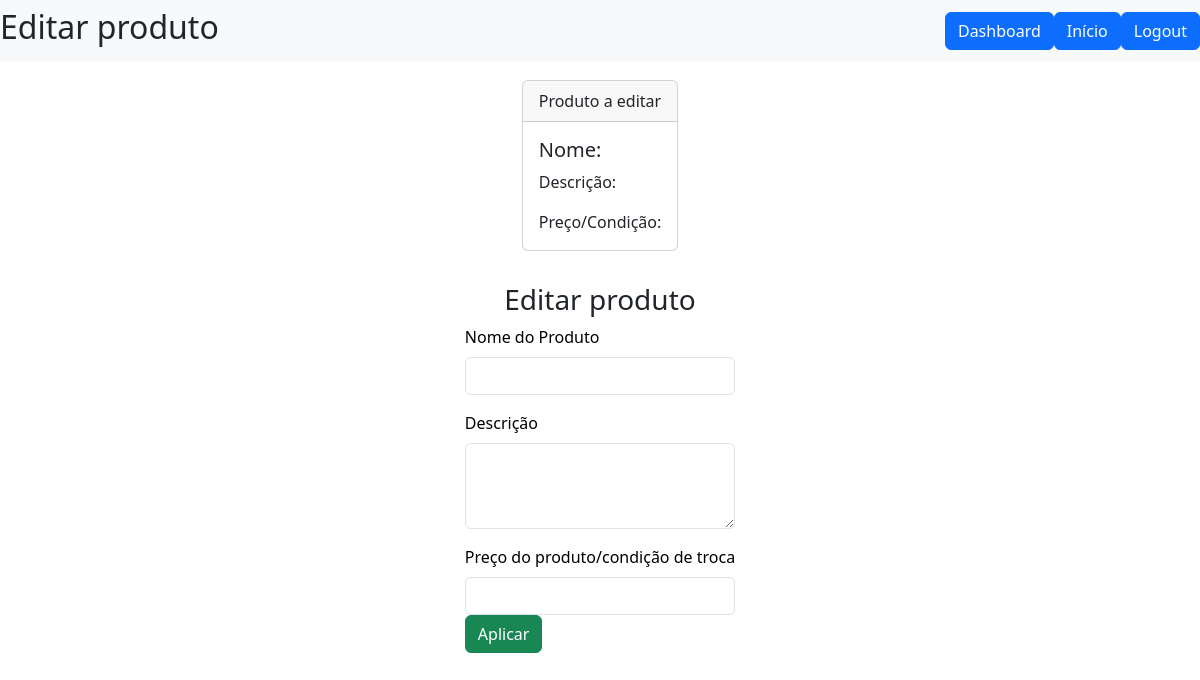
Page /produtos/editar?product_id=7 (signed in) on the earlier database version.
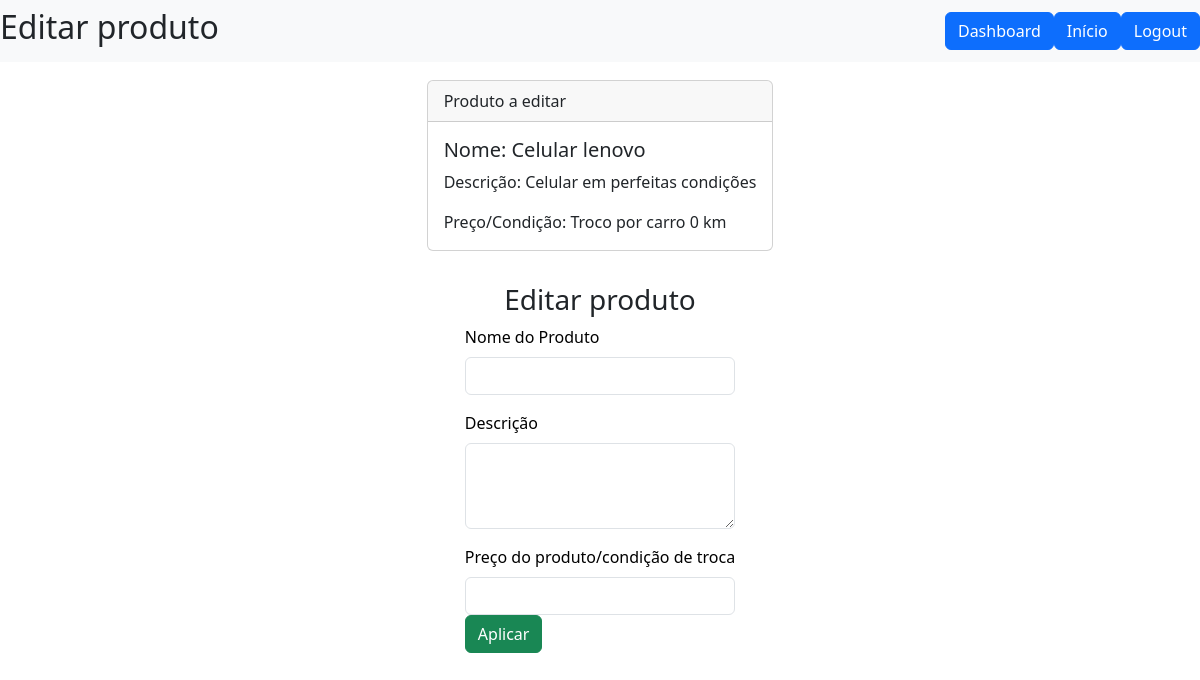
Same page on the later database version.
### tables this page shows
CREATE TABLE produtos (
    id INTEGER PRIMARY KEY AUTOINCREMENT,
    usuario_id INTEGER NOT NULL,
    nome TEXT NOT NULL,
    descricao TEXT,
    preco REAL NOT NULL,
    FOREIGN KEY (usuario_id) REFERENCES usuarios(id)
);

### app.py (the view)
@app.route("/produtos/editar", methods=["POST", "GET"])
@login_required
def editar_produto():
    if request.method == "POST":
        nome = request.form.get("name")
        descricao = request.form.get("description")
        preco = request.form.get("preco")
        id = request.form.get("id")
        print(nome, descricao, preco, id)
        conn = get_db_conexao()
        cursor = conn.cursor()
        if nome:
            cursor.execute("UPDATE produtos SET nome = ? WHERE id = ?", (nome, id))
        if preco:
            cursor.execute("UPDATE produtos SET preco = ? WHERE id = ?", (preco, id))
        if descricao:
            cursor.execute(
                "UPDATE produtos SET descricao = ? WHERE id = ?", (descricao, id)
            )
        conn.commit()
        conn.close()
        return redirect(url_for("dashboard"))
    else:
        id = request.args.get("product_id")
        conn = get_db_conexao()
        user_products = conn.execute(
            "SELECT * FROM produtos WHERE id = ?", (id,)
        ).fetchone()
        conn.close()
        return render_template("editar.html", id=id, produto=user_products)

### app.py (called while the page is built)
@login_manager.user_loader
def load_user(user_id):
    conn = get_db_conexao()
    user_data = conn.execute(
        "SELECT nome_usuario, senha FROM usuarios WHERE nome_usuario = ?", (user_id,)
    ).fetchone()
    conn.close()
    if user_data is None:
        return None
    return User(
        user_data["nome_usuario"], user_data["nome_usuario"], user_data["senha"]
    )

### iniciar.py (called while the page is built)
def get_db_conexao():
    db_path = os.path.join(current_app.root_path, "database.db")
    print(f"Conectando ao banco em: {db_path}")
    conn = sqlite3.connect(db_path)
    conn.row_factory = sqlite3.Row
    return conn

### templates/editar.html (shortened to what this page needs)
{% extends "base.html" %}
{% block head %}
{{ super() }}
{% endblock %}
{% block titulo_header %}Editar produto{% endblock titulo_header %}
{% block main %}
<div id="centraliza">
    <div class="card">
    <div class="card-header">
        Produto a editar
    </div>
    <div class="card-body">
        <h5 class="card-title">Nome: {{ produto.nome }}</h5>
        <p class="card-text">Descrição: {{ produto.descricao }}</p>
        <p class="card-text">Preço/Condição: {{ produto.preco }}</p>
    </div>
    </div>
</div>
<div id="centraliza">
    <div id="form">
        <h3 class="">Editar produto</h3>
        <form action="{{ url_for('editar_produto') }}" method="POST">
            <div class="mb-3">
                <label for="product_name" class="form-label">Nome do Produto</label>
                <input type="text" class="form-control" id="product_name" name="name">
            </div>
            <div class="mb-3">
                <label for="product_description" class="form-label">Descrição</label>
                <textarea class="form-control" id="product_description" name="description" rows="3"></textarea>
            </div>
            <div class="mb3">
                <label for="product_price" class="form-label">Preço do produto/condição de troca</label>
                <input type="text" class="form-control" id="product_price" name="preco">
            </div>
            <button type="submit" class="btn btn-success">Aplicar</button>
        </form>
    </div>
</div>
{% endblock %}

Differences in the rows shown:
added produtos: nome "Celular lenovo", descricao "Celular em perfeitas condições", preco "Troco por carro 0 km"
